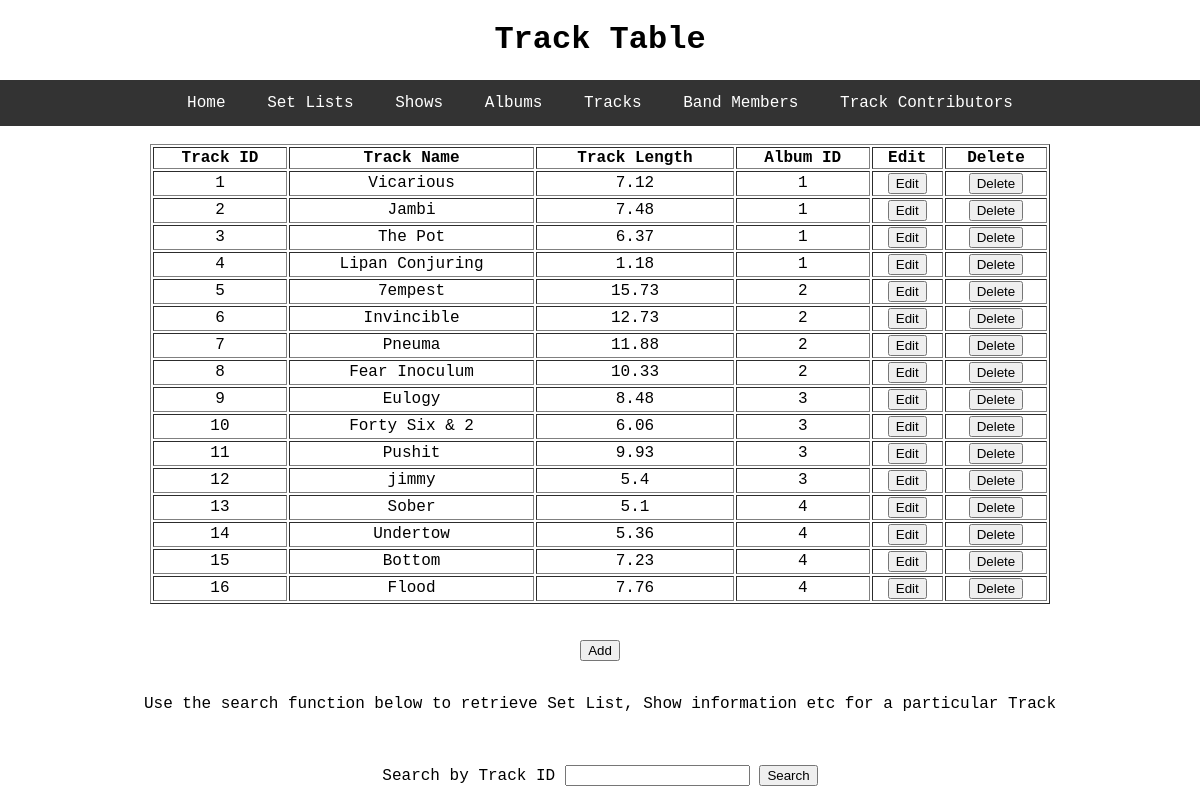
/track, run on an earlier commit of the app's database.
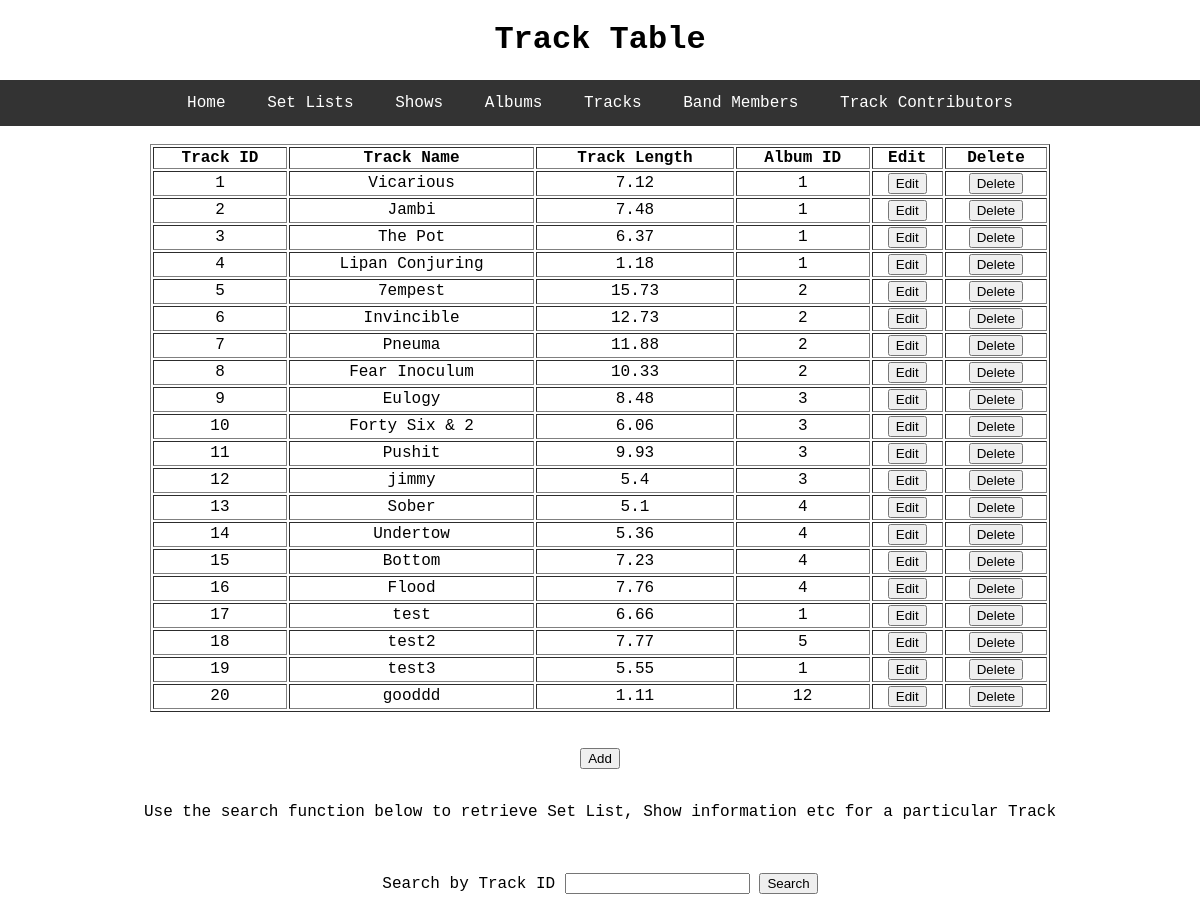
And on a later commit of the database.
### toolDB/models.py (models this page shows, shortened)
class Track(db.Model):
    id = db.Column(db.Integer, primary_key=True)
    track_name = db.Column(db.String, nullable=False)
    track_length = db.Column(db.Float, nullable=False)
    album_id = db.Column(db.Integer, db.ForeignKey('album.id'), nullable=False)
    member_track = db.relationship('Member', secondary='trackBandMember', backref='track', lazy=True)
    set_list_track = db.relationship('SetList', backref='track', lazy=True)

### toolDB/select_db/routes.py (the view)
@select.route('/track')
def track():
    rows = Track.query.all()
    return render_template('track.html', title='Track', header='Track Table', rows=rows)

### toolDB/templates/track.html
{% extends "layout.html" %}
{% block content %}
	<table style="width:75%" table border="1" table align = "center">
	  <thead>
	    <th>Track ID</th>
	    <th>Track Name</th>
	    <th>Track Length</th>
	    <th>Album ID</th>
	    <th>Edit</th>
	    <th>Delete</th>
	  </thead>
	  <tbody>
		{% for r in rows %}
			<tr>
				<td>{{ r.id }}</td>
				<td>{{ r.track_name }}</td>
				<td>{{ r.track_length }}</td>
				<td>{{ r.album_id }}</td>
				<td><input type="button" name = "Edit" value = "Edit" onclick = "window.location='/update_track/{{ r.id }}'"></td>
				<td><input type="button" name = "Delete" value = "Delete" onclick = "window.location='/delete_track/{{ r.id }}'"></td>
			</tr>
		{% endfor %}
	  </tbody>
	</table>
	<br>
	<br>
	<a href="http://flip3.engr.oregonstate.edu:3975/add_track"><button type="button">Add</button></a>
	<br>
	<br>
		<p>Use the search function below to retrieve Set List, Show information etc for a particular Track </p>
	<br>
	<br>
		<form method="POST" action="/search"> Search by Track ID <input type="text" name="Search" />
		<button type="submit">Search</i></button>
		</form>
	<br>
{% endblock content %}

What changed in the data, as far as the page shows it:
added Track: id "17", track_name "test", track_length "6.66", album_id "1"
added Track: id "18", track_name "test2", track_length "7.77", album_id "5"
added Track: id "19", track_name "test3", track_length "5.55", album_id "1"
added Track: id "20", track_name "gooddd", track_length "1.11", album_id "12"
